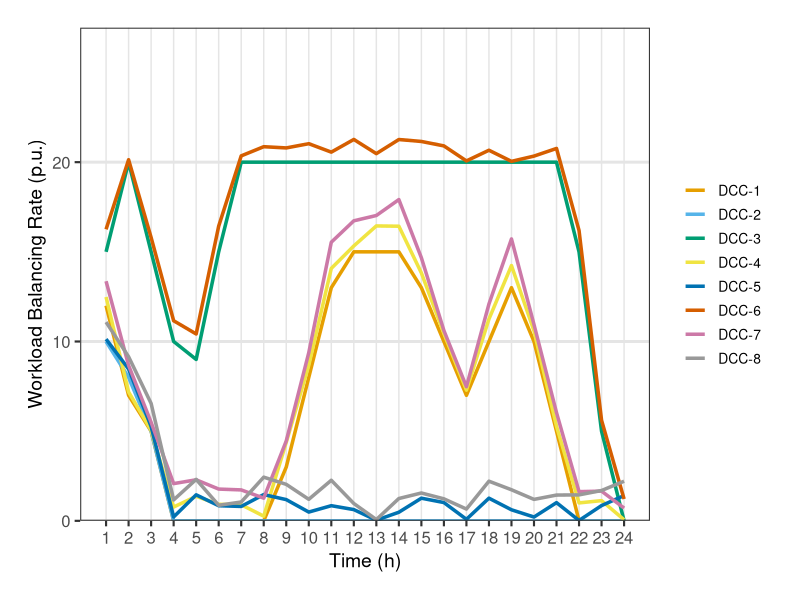
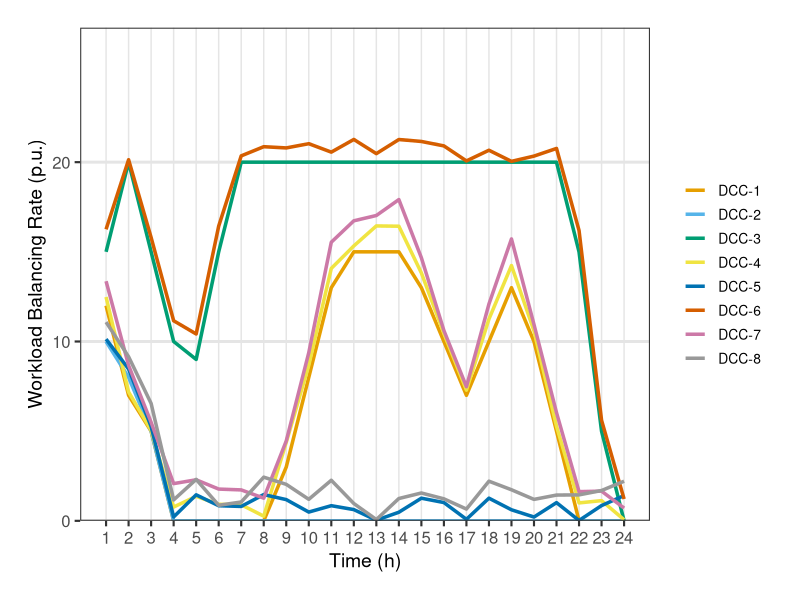

Write R code to recreate these figures, in order.
# Load ggplot2 library
library(ggplot2)
library(tidyr)

# Data extracted from OCR
# punit1 <- c(12, 7, 5, 0, 0, 0, 0, 0, 3, 8, 13, 15, 15, 15, 13, 10, 7, 10, 13, 10, 5, 0, 0, 0)
# punit2 <- c(10, 8, 5, 0, 0, 0, 0, 0, 0, 0, 0, 0, 0, 0, 0, 0, 0, 0, 0, 0, 0, 0, 0, 0)
# punit3 <- c(15, 20, 15, 10, 9, 15, 20, 20, 20, 20, 20, 20, 20, 20, 20, 20, 20, 20, 20, 20, 20, 15, 5, 0)

df <- read.csv("workloads_jobdf.csv", header = TRUE)
df$Time <- 1:nrow(df)


# Time axis
time <- 1:24

# Create a data frame
# df <- data.frame(
#      Time = time,
#      Punit1 = punit1,
#      Punit2 = punit2,
#      Punit3 = punit3
# )

# Convert to long format for ggplot2
df_long <- tidyr::gather(df, key = "Punit", value = "PowerOutput", x1, x2, x3, x4, x5, x6, x7, x8)
df_long$Punit <- gsub("x", "DCC-", df_long$Punit)
df_long$Punit <- gsub("^0+", "", df_long$Punit)

# Define a colorblind-friendly palette
cbPalette <- c("#E69F00", "#56B4E9", "#009E73", "#F0E442", "#0072B2", "#D55E00", "#CC79A7", "#999999")

# Plotting the data with ggplot2
ggplot(df_long, aes(x = Time, y = PowerOutput, color = Punit)) +
     geom_line(linewidth = 1.2) +
     scale_color_manual(values = cbPalette) +
     scale_y_continuous(name = "Workload Balancing Rate (p.u.)", expand = expansion(mult = c(0, 0.1))) +
     scale_x_continuous(name = "Time (h)", breaks = 1:24) +
     coord_cartesian(ylim = c(0, 25)) +
     theme_bw(base_size = 16) +
     theme(
          legend.position.inside = c(.9, .8),
          legend.title = element_blank(), # Larger legend title
          legend.text = element_text(size = 10), # Larger legend text
          axis.title = element_text(size = 14), # Axis titles bigger
          axis.text = element_text(size = 12), # Axis labels bigger
          legend.background = element_rect(fill = "transparent", color = NA),
          plot.title = element_blank(), # Title size and bold
          panel.grid.major = element_line(linewidth = 0.5, color = "gray90"), # Lighter grid lines
          panel.grid.minor = element_blank(), # No minor grid lines
          plot.margin = margin(20, 20, 20, 20), # Add margin around the plot
          panel.grid.major.y = element_line(linewidth = 1)
     )

# Saving the plot
ggsave("workload_distribution.pdf", width = 8, height = 4, dpi = 300)
